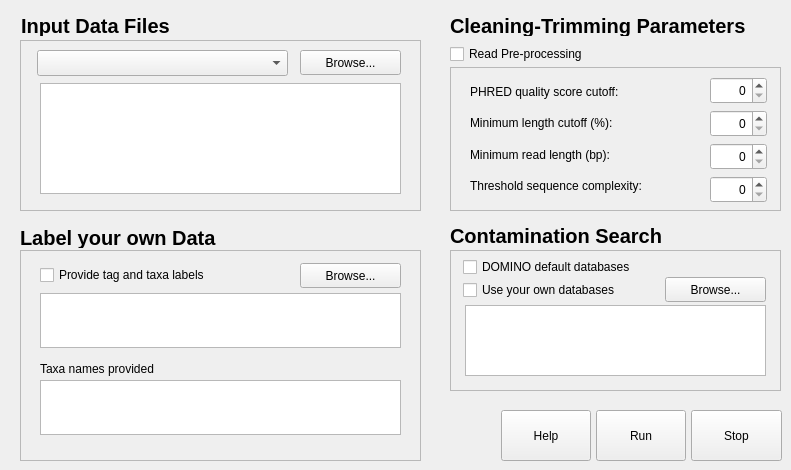
    <widget class="QWidget" name="tab_cleaning">
     <attribute name="title">
      <string>Input Data / Pre-processing</string>
     </attribute>
     <widget class="QLabel" name="label_41">
      <property name="geometry">
       <rect>
        <x>450</x>
        <y>16</y>
        <width>331</width>
        <height>20</height>
       </rect>
      </property>
      <property name="font">
       <font>
        <family>Lucida Grande</family>
        <pointsize>15</pointsize>
        <weight>75</weight>
        <bold>true</bold>
       </font>
      </property>
      <property name="text">
       <string>Cleaning-Trimming Parameters</string>
      </property>
     </widget>
     <widget class="QFrame" name="frame_5">
      <property name="geometry">
       <rect>
        <x>20</x>
        <y>40</y>
        <width>401</width>
        <height>171</height>
       </rect>
      </property>
      <property name="frameShape">
       <enum>QFrame::StyledPanel</enum>
      </property>
      <property name="frameShadow">
       <enum>QFrame::Raised</enum>
      </property>
      <widget class="QTextBrowser" name="textEdit_input_file">
       <property name="geometry">
        <rect>
         <x>20</x>
         <y>43</y>
         <width>361</width>
         <height>111</height>
        </rect>
       </property>
       <property name="font">
        <font>
         <family>Sans Serif</family>
         <pointsize>10</pointsize>
         <italic>false</italic>
        </font>
       </property>
      </widget>
      <widget class="QComboBox" name="comboBox_type_file_cleaning">
       <property name="geometry">
        <rect>
         <x>17</x>
         <y>10</y>
         <width>251</width>
         <height>26</height>
        </rect>
       </property>
      </widget>
      <widget class="QPushButton" name="browse_Input_file">
       <property name="geometry">
        <rect>
         <x>280</x>
         <y>10</y>
         <width>101</width>
         <height>25</height>
        </rect>
       </property>
       <property name="text">
        <string>Browse...</string>
       </property>
      </widget>
     </widget>
     <widget class="QFrame" name="frame_6">
      <property name="geometry">
       <rect>
        <x>20</x>
        <y>250</y>
        <width>401</width>
        <height>211</height>
       </rect>
      </property>
      <property name="frameShape">
       <enum>QFrame::StyledPanel</enum>
      </property>
      <property name="frameShadow">
       <enum>QFrame::Raised</enum>
      </property>
      <widget class="QPushButton" name="browse_barcode_file">
       <property name="geometry">
        <rect>
         <x>280</x>
         <y>13</y>
         <width>101</width>
         <height>25</height>
        </rect>
       </property>
       <property name="text">
        <string>Browse...</string>
       </property>
      </widget>
      <widget class="QTextBrowser" name="textEdit_user_barcode_file">
       <property name="geometry">
        <rect>
         <x>20</x>
         <y>43</y>
         <width>361</width>
         <height>55</height>
        </rect>
       </property>
      </widget>
      <widget class="QCheckBox" name="checkBox_barcode_user_file">
       <property name="geometry">
        <rect>
         <x>20</x>
         <y>15</y>
         <width>221</width>
         <height>20</height>
        </rect>
       </property>
       <property name="text">
        <string>Provide tag and taxa labels</string>
       </property>
      </widget>
      <widget class="QLabel" name="label_8">
       <property name="geometry">
        <rect>
         <x>20</x>
         <y>110</y>
         <width>191</width>
         <height>17</height>
        </rect>
       </property>
       <property name="text">
        <string>Taxa names provided</string>
       </property>
      </widget>
      <widget class="QTextBrowser" name="textBrowser_taxa_names">
       <property name="geometry">
        <rect>
         <x>20</x>
         <y>130</y>
         <width>361</width>
         <height>55</height>
        </rect>
       </property>
      </widget>
     </widget>
     <widget class="QFrame" name="frame_8">
      <property name="geometry">
       <rect>
        <x>450</x>
        <y>67</y>
        <width>331</width>
        <height>144</height>
       </rect>
      </property>
      <property name="frameShape">
       <enum>QFrame::StyledPanel</enum>
      </property>
      <property name="frameShadow">
       <enum>QFrame::Raised</enum>
      </property>
      <widget class="QLabel" name="label_4">
       <property name="geometry">
        <rect>
         <x>20</x>
         <y>16</y>
         <width>201</width>
         <height>17</height>
        </rect>
       </property>
       <property name="text">
        <string>PHRED quality score cutoff:</string>
       </property>
      </widget>
      <widget class="QSpinBox" name="spinBox_cutoff_PHRED">
       <property name="geometry">
        <rect>
         <x>260</x>
         <y>10</y>
         <width>57</width>
         <height>27</height>
        </rect>
       </property>
       <property name="alignment">
        <set>Qt::AlignRight|Qt::AlignTrailing|Qt::AlignVCenter</set>
       </property>
      </widget>
      <widget class="QLabel" name="label_5">
       <property name="geometry">
        <rect>
         <x>20</x>
         <y>47</y>
         <width>191</width>
         <height>17</height>
        </rect>
       </property>
       <property name="text">
        <string>Minimum length cutoff (%):</string>
       </property>
      </widget>
      <widget class="QSpinBox" name="spinBox_min_cutoff_length">
       <property name="geometry">
        <rect>
         <x>260</x>
         <y>43</y>
         <width>57</width>
         <height>27</height>
        </rect>
       </property>
       <property name="alignment">
        <set>Qt::AlignRight|Qt::AlignTrailing|Qt::AlignVCenter</set>
       </property>
      </widget>
      <widget class="QLabel" name="label_6">
       <property name="geometry">
        <rect>
         <x>20</x>
         <y>79</y>
         <width>191</width>
         <height>17</height>
        </rect>
       </property>
       <property name="text">
        <string>Minimum read length (bp):</string>
       </property>
      </widget>
      <widget class="QSpinBox" name="spinBox_minimun_read_length">
       <property name="geometry">
        <rect>
         <x>260</x>
         <y>76</y>
         <width>57</width>
         <height>27</height>
        </rect>
       </property>
       <property name="alignment">
        <set>Qt::AlignRight|Qt::AlignTrailing|Qt::AlignVCenter</set>
       </property>
      </widget>
      <widget class="QLabel" name="label_7">
       <property name="geometry">
        <rect>
         <x>20</x>
         <y>110</y>
         <width>231</width>
         <height>17</height>
        </rect>
       </property>
       <property name="text">
        <string>Threshold sequence complexity:</string>
       </property>
      </widget>
      <widget class="QSpinBox" name="spinBox_threshold_DUST">
       <property name="geometry">
        <rect>
         <x>260</x>
         <y>109</y>
         <width>57</width>
         <height>27</height>
        </rect>
       </property>
       <property name="alignment">
        <set>Qt::AlignRight|Qt::AlignTrailing|Qt::AlignVCenter</set>
       </property>
      </widget>
     </widget>
     <widget class="QLabel" name="label_43">
      <property name="geometry">
       <rect>
        <x>21</x>
        <y>16</y>
        <width>251</width>
        <height>20</height>
       </rect>
      </property>
      <property name="font">
       <font>
        <family>Lucida Grande</family>
        <pointsize>15</pointsize>
        <weight>75</weight>
        <bold>true</bold>
       </font>
      </property>
      <property name="text">
       <string>Input Data Files</string>
      </property>
     </widget>
     <widget class="QLabel" name="label_45">
      <property name="geometry">
       <rect>
        <x>20</x>
        <y>228</y>
        <width>231</width>
        <height>20</height>
       </rect>
      </property>
      <property name="font">
       <font>
        <family>Lucida Grande</family>
        <pointsize>15</pointsize>
        <weight>75</weight>
        <bold>true</bold>
       </font>
      </property>
      <property name="text">
       <string>Label your own Data</string>
      </property>
     </widget>
     <widget class="QLabel" name="label_46">
      <property name="geometry">
       <rect>
        <x>450</x>
        <y>226</y>
        <width>241</width>
        <height>20</height>
       </rect>
      </property>
      <property name="font">
       <font>
        <family>Lucida Grande</family>
        <pointsize>15</pointsize>
        <weight>75</weight>
        <bold>true</bold>
       </font>
      </property>
      <property name="text">
       <string>Contamination Search</string>
      </property>
     </widget>
     <widget class="QPushButton" name="Help_button_cleaning">
      <property name="geometry">
       <rect>
        <x>501</x>
        <y>410</y>
        <width>90</width>
        <height>51</height>
       </rect>
      </property>
      <property name="text">
       <string>Help</string>
      </property>
     </widget>
     <widget class="QPushButton" name="pushButton_stop_cleaning">
      <property name="geometry">
       <rect>
        <x>691</x>
        <y>410</y>
        <width>91</width>
        <height>51</height>
       </rect>
      </property>
      <property name="text">
       <string>Stop</string>
      </property>
     </widget>
     <widget class="QPushButton" name="run_Pipe_cleaning_button">
      <property name="geometry">
       <rect>
        <x>596</x>
        <y>410</y>
        <width>90</width>
        <height>51</height>
       </rect>
      </property>
      <property name="text">
       <string>Run</string>
      </property>
     </widget>
     <widget class="QCheckBox" name="checkBox_Preprocess_NGS_files">
      <property name="geometry">
       <rect>
        <x>450</x>
        <y>44</y>
        <width>201</width>
        <height>20</height>
       </rect>
      </property>
      <property name="text">
       <string>Read Pre-processing</string>
      </property>
     </widget>
     <widget class="QFrame" name="frame_7">
      <property name="geometry">
       <rect>
        <x>450</x>
        <y>250</y>
        <width>331</width>
        <height>141</height>
       </rect>
      </property>
      <property name="frameShape">
       <enum>QFrame::StyledPanel</enum>
      </property>
      <property name="frameShadow">
       <enum>QFrame::Raised</enum>
      </property>
      <widget class="QPushButton" name="browse_databases">
       <property name="geometry">
        <rect>
         <x>215</x>
         <y>27</y>
         <width>101</width>
         <height>25</height>
        </rect>
       </property>
       <property name="text">
        <string>Browse...</string>
       </property>
      </widget>
      <widget class="QTextBrowser" name="textEdit_user_databases_select">
       <property name="geometry">
        <rect>
         <x>15</x>
         <y>55</y>
         <width>301</width>
         <height>71</height>
        </rect>
       </property>
      </widget>
      <widget class="QCheckBox" name="checkBox_only_additional_database">
       <property name="geometry">
        <rect>
         <x>13</x>
         <y>30</y>
         <width>211</width>
         <height>20</height>
        </rect>
       </property>
       <property name="text">
        <string>Use your own databases</string>
       </property>
      </widget>
      <widget class="QCheckBox" name="checkBox_no_BLAST_search">
       <property name="geometry">
        <rect>
         <x>13</x>
         <y>7</y>
         <width>231</width>
         <height>20</height>
        </rect>
       </property>
       <property name="text">
        <string>DOMINO default databases</string>
       </property>
      </widget>
     </widget>
    </widget>
